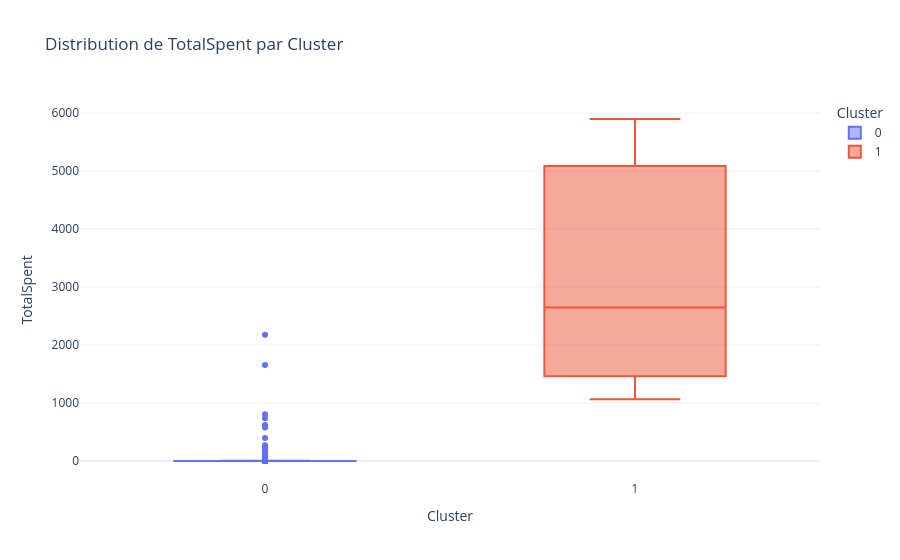
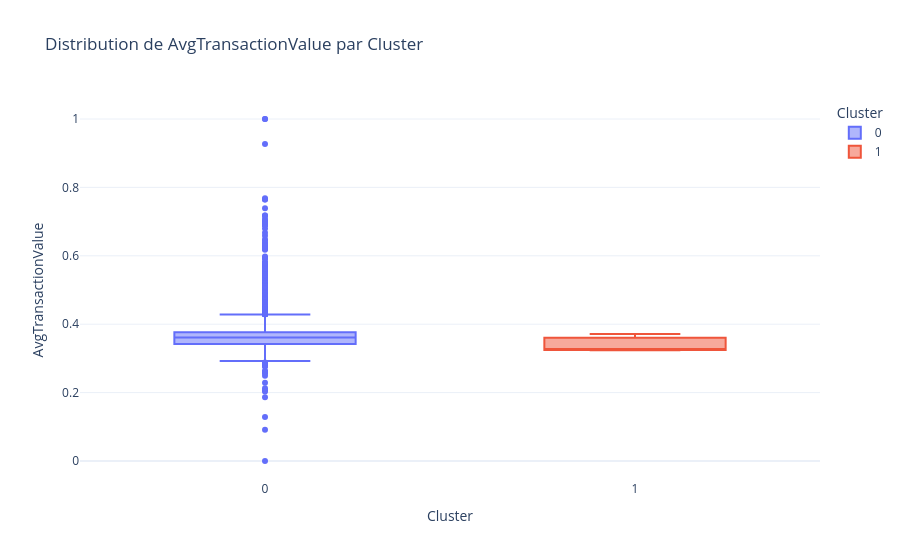
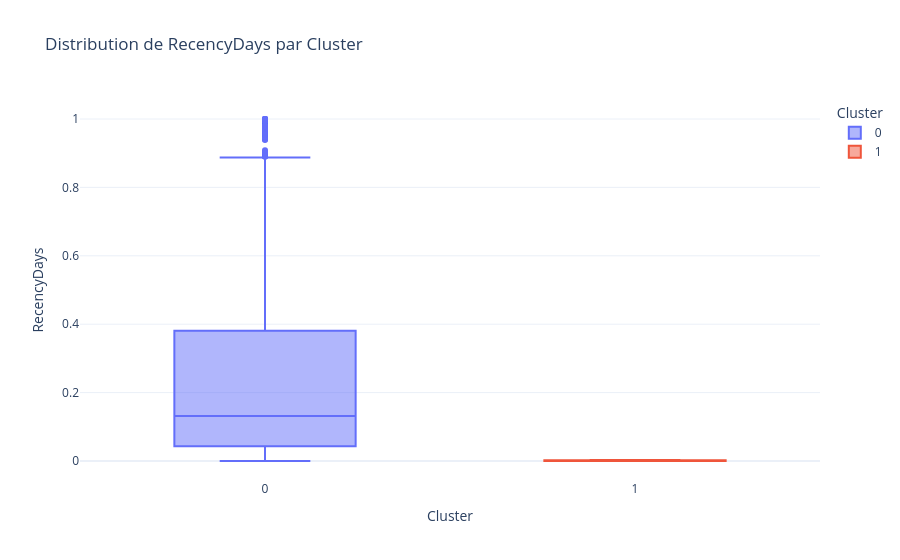
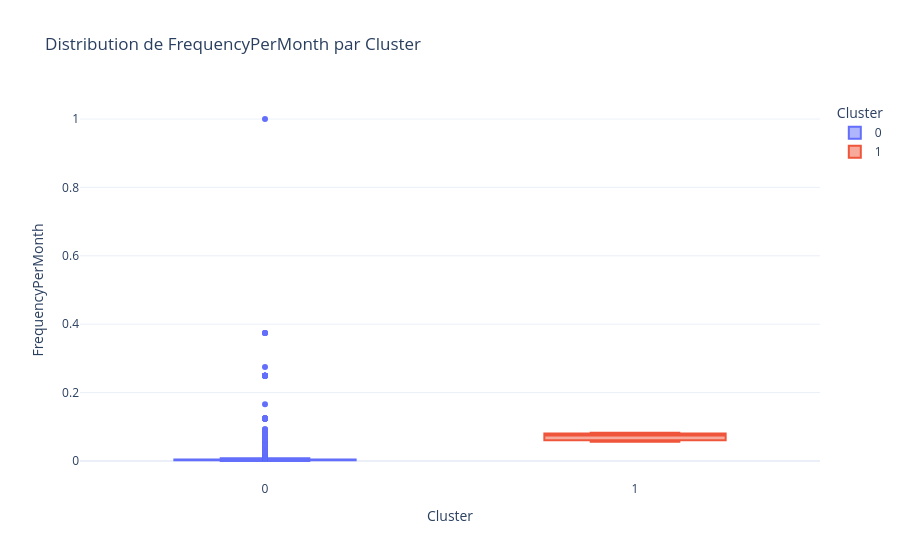

The code cell stored with these charts, in order, in its notebook:
### Code cell
import plotly.express as px

for col in ['TotalSpent', 'AvgTransactionValue', 'RecencyDays', 'FrequencyPerMonth', 'ReturnRate']:
    fig = px.box(customer_df, x='Cluster', y=col, color='Cluster',
                 title=f'Distribution de {col} par Cluster',
                 template='plotly_white')
    fig.show()

### Figure 1 — Plotly figure (JSON) as saved in the notebook; plotly's stock layout.template omitted (floating-point values rounded to 4 significant figures; data arrays with more than 128 entries replaced by an {"elided": "..."} marker saying what was removed)
{"data": [{"alignmentgroup": "True", "hovertemplate": "Cluster=%{x}<br>TotalSpent=%{y}<extra></extra>", "legendgroup": "0", "marker": {"color": "#636efa"}, "name": "0", "notched": false, "offsetgroup": "0", "orientation": "v", "showlegend": true, "type": "box", "x": {"elided": "4369 int values"}, "x0": " ", "xaxis": "x", "y": {"elided": "4369 float values"}, "y0": " ", "yaxis": "y"}, {"alignmentgroup": "True", "hovertemplate": "Cluster=%{x}<br>TotalSpent=%{y}<extra></extra>", "legendgroup": "1", "marker": {"color": "#EF553B"}, "name": "1", "notched": false, "offsetgroup": "1", "orientation": "v", "showlegend": true, "type": "box", "x": [1, 1, 1], "x0": " ", "xaxis": "x", "y": [1066.0, 5898.0, 2649.0], "y0": " ", "yaxis": "y"}], "layout": {"boxmode": "overlay", "legend": {"title": {"text": "Cluster"}, "tracegroupgap": 0}, "title": {"text": "Distribution de TotalSpent par Cluster"}, "xaxis": {"anchor": "y", "categoryarray": [0, 1], "categoryorder": "array", "domain": [0, 1], "title": {"text": "Cluster"}}, "yaxis": {"anchor": "x", "domain": [0, 1], "title": {"text": "TotalSpent"}}}}

### Figure 2 — Plotly figure (JSON) as saved in the notebook; plotly's stock layout.template omitted (floating-point values rounded to 4 significant figures; data arrays with more than 128 entries replaced by an {"elided": "..."} marker saying what was removed)
{"data": [{"alignmentgroup": "True", "hovertemplate": "Cluster=%{x}<br>AvgTransactionValue=%{y}<extra></extra>", "legendgroup": "0", "marker": {"color": "#636efa"}, "name": "0", "notched": false, "offsetgroup": "0", "orientation": "v", "showlegend": true, "type": "box", "x": {"elided": "4369 int values"}, "x0": " ", "xaxis": "x", "y": {"elided": "4369 float values"}, "y0": " ", "yaxis": "y"}, {"alignmentgroup": "True", "hovertemplate": "Cluster=%{x}<br>AvgTransactionValue=%{y}<extra></extra>", "legendgroup": "1", "marker": {"color": "#EF553B"}, "name": "1", "notched": false, "offsetgroup": "1", "orientation": "v", "showlegend": true, "type": "box", "x": [1, 1, 1], "x0": " ", "xaxis": "x", "y": [0.3276, 0.3715, 0.3239], "y0": " ", "yaxis": "y"}], "layout": {"boxmode": "overlay", "legend": {"title": {"text": "Cluster"}, "tracegroupgap": 0}, "title": {"text": "Distribution de AvgTransactionValue par Cluster"}, "xaxis": {"anchor": "y", "categoryarray": [0, 1], "categoryorder": "array", "domain": [0, 1], "title": {"text": "Cluster"}}, "yaxis": {"anchor": "x", "domain": [0, 1], "title": {"text": "AvgTransactionValue"}}}}

### Figure 3 — Plotly figure (JSON) as saved in the notebook; plotly's stock layout.template omitted (floating-point values rounded to 4 significant figures; data arrays with more than 128 entries replaced by an {"elided": "..."} marker saying what was removed)
{"data": [{"alignmentgroup": "True", "hovertemplate": "Cluster=%{x}<br>RecencyDays=%{y}<extra></extra>", "legendgroup": "0", "marker": {"color": "#636efa"}, "name": "0", "notched": false, "offsetgroup": "0", "orientation": "v", "showlegend": true, "type": "box", "x": {"elided": "4369 int values"}, "x0": " ", "xaxis": "x", "y": {"elided": "4369 float values"}, "y0": " ", "yaxis": "y"}, {"alignmentgroup": "True", "hovertemplate": "Cluster=%{x}<br>RecencyDays=%{y}<extra></extra>", "legendgroup": "1", "marker": {"color": "#EF553B"}, "name": "1", "notched": false, "offsetgroup": "1", "orientation": "v", "showlegend": true, "type": "box", "x": [1, 1, 1], "x0": " ", "xaxis": "x", "y": [0.0, 0.0, 0.002681], "y0": " ", "yaxis": "y"}], "layout": {"boxmode": "overlay", "legend": {"title": {"text": "Cluster"}, "tracegroupgap": 0}, "title": {"text": "Distribution de RecencyDays par Cluster"}, "xaxis": {"anchor": "y", "categoryarray": [0, 1], "categoryorder": "array", "domain": [0, 1], "title": {"text": "Cluster"}}, "yaxis": {"anchor": "x", "domain": [0, 1], "title": {"text": "RecencyDays"}}}}

### Figure 4 — Plotly figure (JSON) as saved in the notebook; plotly's stock layout.template omitted (floating-point values rounded to 4 significant figures; data arrays with more than 128 entries replaced by an {"elided": "..."} marker saying what was removed)
{"data": [{"alignmentgroup": "True", "hovertemplate": "Cluster=%{x}<br>FrequencyPerMonth=%{y}<extra></extra>", "legendgroup": "0", "marker": {"color": "#636efa"}, "name": "0", "notched": false, "offsetgroup": "0", "orientation": "v", "showlegend": true, "type": "box", "x": {"elided": "4369 int values"}, "x0": " ", "xaxis": "x", "y": {"elided": "4369 float values"}, "y0": " ", "yaxis": "y"}, {"alignmentgroup": "True", "hovertemplate": "Cluster=%{x}<br>FrequencyPerMonth=%{y}<extra></extra>", "legendgroup": "1", "marker": {"color": "#EF553B"}, "name": "1", "notched": false, "offsetgroup": "1", "orientation": "v", "showlegend": true, "type": "box", "x": [1, 1, 1], "x0": " ", "xaxis": "x", "y": [0.07464, 0.08271, 0.05629], "y0": " ", "yaxis": "y"}], "layout": {"boxmode": "overlay", "legend": {"title": {"text": "Cluster"}, "tracegroupgap": 0}, "title": {"text": "Distribution de FrequencyPerMonth par Cluster"}, "xaxis": {"anchor": "y", "categoryarray": [0, 1], "categoryorder": "array", "domain": [0, 1], "title": {"text": "Cluster"}}, "yaxis": {"anchor": "x", "domain": [0, 1], "title": {"text": "FrequencyPerMonth"}}}}
